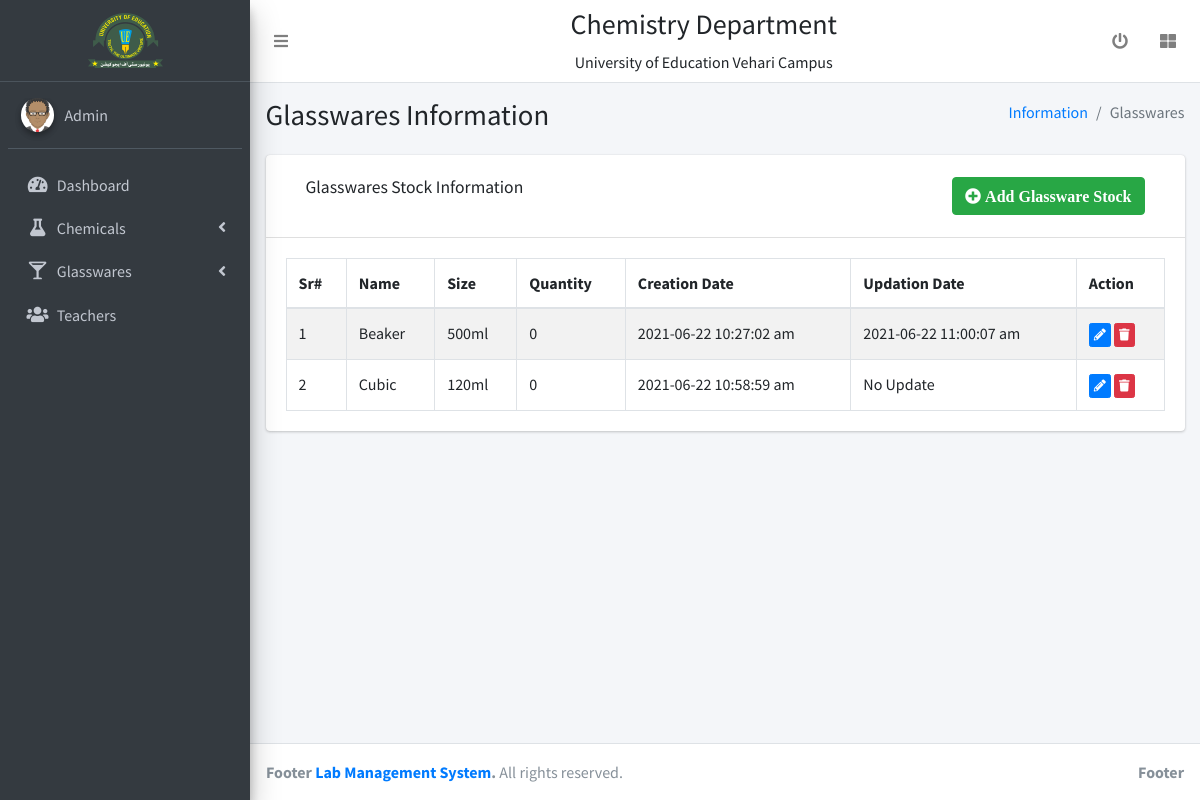
/stock-glassware.php (signed in), run on the app's committed database.
### tables this page shows
CREATE TABLE `glassware_stock` (
  `id` int(11) NOT NULL,
  `g_id` int(11) NOT NULL,
  `stock` int(11) NOT NULL DEFAULT '0',
  `CreationDate` varchar(255) NOT NULL,
  `UpdationDate` varchar(255) NOT NULL
);

CREATE TABLE `glassware` (
  `id` int(22) NOT NULL,
  `name` varchar(255) NOT NULL,
  `size` varchar(255) NOT NULL,
  `CreationDate` varchar(255) NOT NULL,
  `UpdationDate` varchar(255) NOT NULL
);

### stock-glassware.php (the view, shortened to what this page needs)
<?php
include 'others/dbconn.php';
 ?>
<?php include 'others/header.php'; ?>
<?php include 'others/sidebar.php'; ?>
  <div class="content-wrapper">
    <section class="content-header">
      <div class="container-fluid">
        <div class="row mb-2">
          <div class="col-sm-6">
            <h1>Glasswares Information</h1>
          </div>
          <div class="col-sm-6">
            <ol class="breadcrumb float-sm-right">
              <li class="breadcrumb-item"><a href="#">Information</a></li>
              <li class="breadcrumb-item active">Glasswares</li>
            </ol>
          </div>
        </div>
      </div>
    </section>
    <section class="content">
      <div class="container-fluid">
        <div class="row">
          <div class="col-12">
            <div class="card">
              <div class="card-header">
                <div class="row" style="padding: 10px 20px;">
                    <div class="col-md-6 col-sm-6 col-6">
                      <h3 class="card-title">Glasswares Stock Information</h3>
                    </div>
                    <div class="col-md-6 col-md-6 col-sm-6 col-6" style="text-align: right;">
                      <button type="button" class="btn btn-success " data-toggle="modal" data-target="#add"><i class="fa fa-plus-circle"> Add Glassware Stock</i>
                      </button>
                  </div>
                </div>
              </div>
              <div class="card-body">
                <table id="example1" class="table table-bordered table-striped">
                  <thead>
                  <tr>
                    <th>Sr#</th>
                    <th>Name</th>
                    <th>Size</th>
                    <th>Quantity</th>
                    <th>Creation Date</th>
                    <th>Updation Date</th>
                    <th>Action</th>
                  </tr>
                  </thead>
                  <tbody>
                    <?php
                    $k=0;
                   $sql1 = "SELECT * FROM glassware_stock";
                    $result1 = $conn->query($sql1);
                   if ($result1->num_rows > 0) {
                     while($row = $result1->fetch_assoc()) {
                    ?>
                  <tr id="<?php echo $row['id'];?>">
                    <td><?php echo ++$k; ?></td>
                    <td data-target="gname"><?php
                    $chid=$row['g_id'];
                    $sql2 = "SELECT * FROM glassware WHERE id='$chid'";
                     $result2 = $conn->query($sql2);
                     $row2 = $result2->fetch_assoc();
                     echo $row2['name'];
                  ?></td>
                  <td data-target="gsize"><?php echo $row2['size']; ?></td>
                    <td data-target="gstock"><?php echo $row['stock']; ?></td>
                    <td>
                      <?php if ($row['CreationDate']!='') {
                      echo $row['CreationDate'];
                    } else {
                      echo "Stock Not Added Yet (New Item)";
                    }
                     ?></td>
                    <td><?php if ($row['UpdationDate']!='') {
                      echo $row['UpdationDate'];
                    } else {
                      echo "No Update";
                    }
                     ?></td>
                    <td><a class="btn btn-primary btn-xs" data-toggle="modal" data-target="#edit" data-role="edit" data-id="<?php echo $row["id"];?>" title="Edit"><i class="fa fa-pencil-alt"></i></a> <a  class="btn btn-danger btn-xs" data-toggle="modal" data-target="#delete" data-role="delete" data-id="<?php echo $row["id"];?>" title="Delete" ><i class="fa fa-trash"></i></a>
                    </td>
                  </tr>
                   <?php } } else { ?>
                    <tr>
                      <th colspan="6">No Record Exists!!!!</th>
                    </tr>
                     <?php } ?>
                  </tbody>
                </table>
              </div>
            </div>
          </div>
        </div>
      </div>
    </section>
  </div>
  <?php include 'others/footer.php'; ?>

### data on the page
glassware_stock: g.name "Beaker", g.size "500ml", stock "0", CreationDate "2021-06-22 10:27:02 am", UpdationDate "2021-06-22 11:00:07 am"
glassware_stock: g.name "Cubic", g.size "120ml", stock "0", CreationDate "2021-06-22 10:58:59 am", UpdationDate "No Update"
